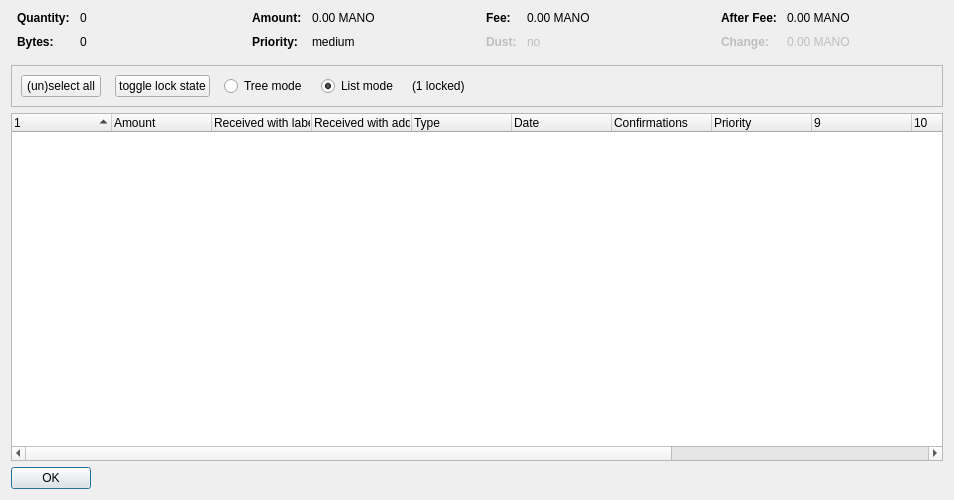
<?xml version="1.0" encoding="UTF-8"?>
<ui version="4.0">
 <class>CoinControlDialog</class>
 <widget class="QDialog" name="CoinControlDialog">
  <property name="geometry">
   <rect>
    <x>0</x>
    <y>0</y>
    <width>954</width>
    <height>500</height>
   </rect>
  </property>
  <property name="windowTitle">
   <string>Coin Selection</string>
  </property>
  <layout class="QVBoxLayout" name="verticalLayout">
   <item>
    <layout class="QHBoxLayout" name="horizontalLayoutTop" stretch="0,0,0,0">
     <property name="topMargin">
      <number>0</number>
     </property>
     <property name="bottomMargin">
      <number>10</number>
     </property>
     <item>
      <layout class="QFormLayout" name="formLayoutCoinControl1">
       <property name="horizontalSpacing">
        <number>10</number>
       </property>
       <property name="verticalSpacing">
        <number>10</number>
       </property>
       <property name="leftMargin">
        <number>6</number>
       </property>
       <property name="rightMargin">
        <number>6</number>
       </property>
       <item row="0" column="0">
        <widget class="QLabel" name="labelCoinControlQuantityText">
         <property name="font">
          <font>
           <weight>75</weight>
           <bold>true</bold>
          </font>
         </property>
         <property name="text">
          <string>Quantity:</string>
         </property>
        </widget>
       </item>
       <item row="0" column="1">
        <widget class="QLabel" name="labelCoinControlQuantity">
         <property name="cursor">
          <cursorShape>IBeamCursor</cursorShape>
         </property>
         <property name="contextMenuPolicy">
          <enum>Qt::ActionsContextMenu</enum>
         </property>
         <property name="text">
          <string notr="true">0</string>
         </property>
         <property name="textInteractionFlags">
          <set>Qt::LinksAccessibleByMouse|Qt::TextSelectableByKeyboard|Qt::TextSelectableByMouse</set>
         </property>
        </widget>
       </item>
       <item row="1" column="0">
        <widget class="QLabel" name="labelCoinControlBytesText">
         <property name="font">
          <font>
           <weight>75</weight>
           <bold>true</bold>
          </font>
         </property>
         <property name="text">
          <string>Bytes:</string>
         </property>
        </widget>
       </item>
       <item row="1" column="1">
        <widget class="QLabel" name="labelCoinControlBytes">
         <property name="cursor">
          <cursorShape>IBeamCursor</cursorShape>
         </property>
         <property name="contextMenuPolicy">
          <enum>Qt::ActionsContextMenu</enum>
         </property>
         <property name="text">
          <string notr="true">0</string>
         </property>
         <property name="textInteractionFlags">
          <set>Qt::LinksAccessibleByMouse|Qt::TextSelectableByKeyboard|Qt::TextSelectableByMouse</set>
         </property>
        </widget>
       </item>
      </layout>
     </item>
     <item>
      <layout class="QFormLayout" name="formLayoutCoinControl2">
       <property name="horizontalSpacing">
        <number>10</number>
       </property>
       <property name="verticalSpacing">
        <number>10</number>
       </property>
       <property name="leftMargin">
        <number>6</number>
       </property>
       <property name="rightMargin">
        <number>6</number>
       </property>
       <item row="0" column="0">
        <widget class="QLabel" name="labelCoinControlAmountText">
         <property name="font">
          <font>
           <weight>75</weight>
           <bold>true</bold>
          </font>
         </property>
         <property name="text">
          <string>Amount:</string>
         </property>
        </widget>
       </item>
       <item row="0" column="1">
        <widget class="QLabel" name="labelCoinControlAmount">
         <property name="cursor">
          <cursorShape>IBeamCursor</cursorShape>
         </property>
         <property name="contextMenuPolicy">
          <enum>Qt::ActionsContextMenu</enum>
         </property>
         <property name="text">
          <string notr="true">0.00 MANO</string>
         </property>
         <property name="textInteractionFlags">
          <set>Qt::LinksAccessibleByMouse|Qt::TextSelectableByKeyboard|Qt::TextSelectableByMouse</set>
         </property>
        </widget>
       </item>
       <item row="1" column="0">
        <widget class="QLabel" name="labelCoinControlPriorityText">
         <property name="font">
          <font>
           <weight>75</weight>
           <bold>true</bold>
          </font>
         </property>
         <property name="text">
          <string>Priority:</string>
         </property>
        </widget>
       </item>
       <item row="1" column="1">
        <widget class="QLabel" name="labelCoinControlPriority">
         <property name="cursor">
          <cursorShape>IBeamCursor</cursorShape>
         </property>
         <property name="contextMenuPolicy">
          <enum>Qt::ActionsContextMenu</enum>
         </property>
         <property name="text">
          <string>medium</string>
         </property>
         <property name="textInteractionFlags">
          <set>Qt::LinksAccessibleByMouse|Qt::TextSelectableByKeyboard|Qt::TextSelectableByMouse</set>
         </property>
        </widget>
       </item>
      </layout>
     </item>
     <item>
      <layout class="QFormLayout" name="formLayoutCoinControl3">
       <property name="horizontalSpacing">
        <number>10</number>
       </property>
       <property name="verticalSpacing">
        <number>10</number>
       </property>
       <property name="leftMargin">
        <number>6</number>
       </property>
       <property name="rightMargin">
        <number>6</number>
       </property>
       <item row="0" column="0">
        <widget class="QLabel" name="labelCoinControlFeeText">
         <property name="font">
          <font>
           <weight>75</weight>
           <bold>true</bold>
          </font>
         </property>
         <property name="text">
          <string>Fee:</string>
         </property>
        </widget>
       </item>
       <item row="0" column="1">
        <widget class="QLabel" name="labelCoinControlFee">
         <property name="cursor">
          <cursorShape>IBeamCursor</cursorShape>
         </property>
         <property name="contextMenuPolicy">
          <enum>Qt::ActionsContextMenu</enum>
         </property>
         <property name="text">
          <string notr="true">0.00 MANO</string>
         </property>
         <property name="textInteractionFlags">
          <set>Qt::LinksAccessibleByMouse|Qt::TextSelectableByKeyboard|Qt::TextSelectableByMouse</set>
         </property>
        </widget>
       </item>
       <item row="1" column="0">
        <widget class="QLabel" name="labelCoinControlLowOutputText">
         <property name="enabled">
          <bool>false</bool>
         </property>
         <property name="font">
          <font>
           <weight>75</weight>
           <bold>true</bold>
          </font>
         </property>
         <property name="text">
          <string>Dust:</string>
         </property>
        </widget>
       </item>
       <item row="1" column="1">
        <widget class="QLabel" name="labelCoinControlLowOutput">
         <property name="enabled">
          <bool>false</bool>
         </property>
         <property name="cursor">
          <cursorShape>IBeamCursor</cursorShape>
         </property>
         <property name="contextMenuPolicy">
          <enum>Qt::ActionsContextMenu</enum>
         </property>
         <property name="text">
          <string>no</string>
         </property>
         <property name="textInteractionFlags">
          <set>Qt::LinksAccessibleByMouse|Qt::TextSelectableByKeyboard|Qt::TextSelectableByMouse</set>
         </property>
        </widget>
       </item>
      </layout>
     </item>
     <item>
      <layout class="QFormLayout" name="formLayoutCoinControl4">
       <property name="horizontalSpacing">
        <number>10</number>
       </property>
       <property name="verticalSpacing">
        <number>10</number>
       </property>
       <property name="leftMargin">
        <number>6</number>
       </property>
       <property name="rightMargin">
        <number>6</number>
       </property>
       <item row="0" column="0">
        <widget class="QLabel" name="labelCoinControlAfterFeeText">
         <property name="font">
          <font>
           <weight>75</weight>
           <bold>true</bold>
          </font>
         </property>
         <property name="text">
          <string>After Fee:</string>
         </property>
        </widget>
       </item>
       <item row="0" column="1">
        <widget class="QLabel" name="labelCoinControlAfterFee">
         <property name="cursor">
          <cursorShape>IBeamCursor</cursorShape>
         </property>
         <property name="contextMenuPolicy">
          <enum>Qt::ActionsContextMenu</enum>
         </property>
         <property name="text">
          <string notr="true">0.00 MANO</string>
         </property>
         <property name="textInteractionFlags">
          <set>Qt::LinksAccessibleByMouse|Qt::TextSelectableByKeyboard|Qt::TextSelectableByMouse</set>
         </property>
        </widget>
       </item>
       <item row="1" column="0">
        <widget class="QLabel" name="labelCoinControlChangeText">
         <property name="enabled">
          <bool>false</bool>
         </property>
         <property name="font">
          <font>
           <weight>75</weight>
           <bold>true</bold>
          </font>
         </property>
         <property name="text">
          <string>Change:</string>
         </property>
        </widget>
       </item>
       <item row="1" column="1">
        <widget class="QLabel" name="labelCoinControlChange">
         <property name="enabled">
          <bool>false</bool>
         </property>
         <property name="cursor">
          <cursorShape>IBeamCursor</cursorShape>
         </property>
         <property name="contextMenuPolicy">
          <enum>Qt::ActionsContextMenu</enum>
         </property>
         <property name="text">
          <string notr="true">0.00 MANO</string>
         </property>
         <property name="textInteractionFlags">
          <set>Qt::LinksAccessibleByMouse|Qt::TextSelectableByKeyboard|Qt::TextSelectableByMouse</set>
         </property>
        </widget>
       </item>
      </layout>
     </item>
    </layout>
   </item>
   <item>
    <widget class="QFrame" name="frame">
     <property name="minimumSize">
      <size>
       <width>0</width>
       <height>40</height>
      </size>
     </property>
     <property name="frameShape">
      <enum>QFrame::StyledPanel</enum>
     </property>
     <property name="frameShadow">
      <enum>QFrame::Sunken</enum>
     </property>
     <layout class="QHBoxLayout" name="horizontalLayout">
      <item>
       <layout class="QHBoxLayout" name="horizontalLayoutPanel" stretch="0,0,0,0,0,0">
        <property name="spacing">
         <number>14</number>
        </property>
        <item>
         <widget class="QPushButton" name="pushButtonSelectAll">
          <property name="sizePolicy">
           <sizepolicy hsizetype="Maximum" vsizetype="Fixed">
            <horstretch>0</horstretch>
            <verstretch>0</verstretch>
           </sizepolicy>
          </property>
          <property name="text">
           <string>(un)select all</string>
          </property>
          <property name="autoDefault">
           <bool>false</bool>
          </property>
         </widget>
        </item>
        <item>
         <widget class="QPushButton" name="pushButtonToggleLock">
          <property name="sizePolicy">
           <sizepolicy hsizetype="Maximum" vsizetype="Fixed">
            <horstretch>0</horstretch>
            <verstretch>0</verstretch>
           </sizepolicy>
          </property>
          <property name="text">
           <string>toggle lock state</string>
          </property>
          <property name="autoDefault">
           <bool>false</bool>
          </property>
         </widget>
        </item>
        <item>
         <widget class="QRadioButton" name="radioTreeMode">
          <property name="sizePolicy">
           <sizepolicy hsizetype="Maximum" vsizetype="Fixed">
            <horstretch>0</horstretch>
            <verstretch>0</verstretch>
           </sizepolicy>
          </property>
          <property name="text">
           <string>Tree mode</string>
          </property>
         </widget>
        </item>
        <item>
         <widget class="QRadioButton" name="radioListMode">
          <property name="sizePolicy">
           <sizepolicy hsizetype="Maximum" vsizetype="Fixed">
            <horstretch>0</horstretch>
            <verstretch>0</verstretch>
           </sizepolicy>
          </property>
          <property name="text">
           <string>List mode</string>
          </property>
          <property name="checked">
           <bool>true</bool>
          </property>
         </widget>
        </item>
        <item>
         <widget class="QLabel" name="labelLocked">
          <property name="text">
           <string>(1 locked)</string>
          </property>
         </widget>
        </item>
        <item>
         <spacer name="horizontalSpacer">
          <property name="orientation">
           <enum>Qt::Horizontal</enum>
          </property>
          <property name="sizeHint" stdset="0">
           <size>
            <width>40</width>
            <height>20</height>
           </size>
          </property>
         </spacer>
        </item>
       </layout>
      </item>
     </layout>
    </widget>
   </item>
   <item>
    <widget class="CoinControlTreeWidget" name="treeWidget">
     <property name="contextMenuPolicy">
      <enum>Qt::CustomContextMenu</enum>
     </property>
     <property name="sortingEnabled">
      <bool>false</bool>
     </property>
     <property name="columnCount">
      <number>13</number>
     </property>
     <attribute name="headerShowSortIndicator" stdset="0">
      <bool>true</bool>
     </attribute>
     <attribute name="headerStretchLastSection">
      <bool>false</bool>
     </attribute>
     <column>
      <property name="text">
       <string/>
      </property>
     </column>
     <column>
      <property name="text">
       <string>Amount</string>
      </property>
     </column>
     <column>
      <property name="text">
       <string>Received with label</string>
      </property>
     </column>
     <column>
      <property name="text">
       <string>Received with address</string>
      </property>
     </column>
     <column>
      <property name="text">
       <string>Type</string>
      </property>
     </column>
     <column>
      <property name="text">
       <string>Date</string>
      </property>
     </column>
     <column>
      <property name="text">
       <string>Confirmations</string>
      </property>
      <property name="toolTip">
       <string>Confirmed</string>
      </property>
     </column>
     <column>
      <property name="text">
       <string>Priority</string>
      </property>
     </column>
     <column>
      <property name="text">
       <string/>
      </property>
     </column>
     <column>
      <property name="text">
       <string/>
      </property>
     </column>
     <column>
      <property name="text">
       <string/>
      </property>
     </column>
     <column>
      <property name="text">
       <string/>
      </property>
     </column>
     <column>
      <property name="text">
       <string/>
      </property>
     </column>
    </widget>
   </item>
   <item>
    <widget class="QDialogButtonBox" name="buttonBox">
     <property name="sizePolicy">
      <sizepolicy hsizetype="Maximum" vsizetype="Fixed">
       <horstretch>0</horstretch>
       <verstretch>0</verstretch>
      </sizepolicy>
     </property>
     <property name="orientation">
      <enum>Qt::Horizontal</enum>
     </property>
     <property name="standardButtons">
      <set>QDialogButtonBox::Ok</set>
     </property>
    </widget>
   </item>
  </layout>
 </widget>
 <customwidgets>
  <customwidget>
   <class>CoinControlTreeWidget</class>
   <extends>QTreeWidget</extends>
   <header>coincontroltreewidget.h</header>
  </customwidget>
 </customwidgets>
 <resources/>
 <connections/>
</ui>
